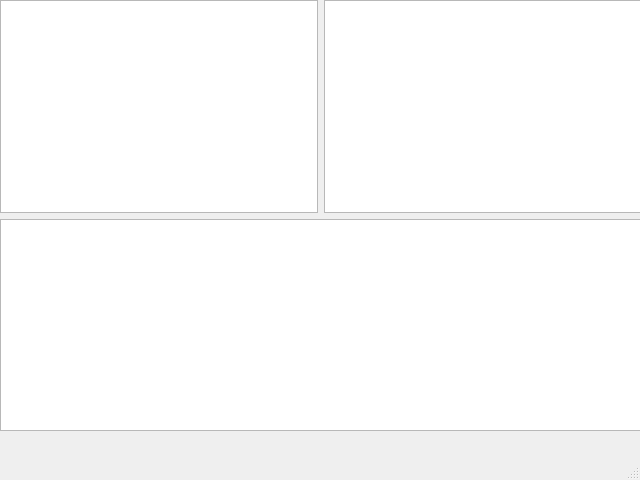
<?xml version="1.0" encoding="UTF-8"?>
<ui version="4.0">
 <class>MainWindow</class>
 <widget class="QMainWindow" name="MainWindow">
  <property name="geometry">
   <rect>
    <x>0</x>
    <y>0</y>
    <width>640</width>
    <height>480</height>
   </rect>
  </property>
  <property name="windowTitle">
   <string>MainWindow</string>
  </property>
  <widget class="QWidget" name="centralwidget">
   <widget class="QWidget" name="verticalLayoutWidget">
    <property name="geometry">
     <rect>
      <x>0</x>
      <y>0</y>
      <width>641</width>
      <height>431</height>
     </rect>
    </property>
    <layout class="QVBoxLayout" name="verticalLayout">
     <item>
      <layout class="QHBoxLayout" name="horizontalLayout">
       <item>
        <widget class="QListView" name="lvTasks"/>
       </item>
       <item>
        <widget class="QListView" name="lvTaskDetails"/>
       </item>
      </layout>
     </item>
     <item>
      <widget class="QTextBrowser" name="tbTaskOutput"/>
     </item>
    </layout>
   </widget>
  </widget>
  <widget class="QMenuBar" name="menubar">
   <property name="geometry">
    <rect>
     <x>0</x>
     <y>0</y>
     <width>640</width>
     <height>23</height>
    </rect>
   </property>
  </widget>
  <widget class="QStatusBar" name="statusbar"/>
 </widget>
 <resources/>
 <connections/>
</ui>
